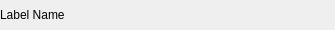
<?xml version="1.0" encoding="UTF-8"?>
<ui version="4.0">
 <class>QVector3FieldClass</class>
 <widget class="QWidget" name="QVector3FieldClass">
  <property name="geometry">
   <rect>
    <x>0</x>
    <y>0</y>
    <width>335</width>
    <height>30</height>
   </rect>
  </property>
  <property name="windowTitle">
   <string>QVector3Field</string>
  </property>
  <layout class="QHBoxLayout" name="horizontalLayout">
   <property name="spacing">
    <number>2</number>
   </property>
   <property name="leftMargin">
    <number>0</number>
   </property>
   <property name="topMargin">
    <number>0</number>
   </property>
   <property name="rightMargin">
    <number>0</number>
   </property>
   <property name="bottomMargin">
    <number>0</number>
   </property>
   <item>
    <widget class="QLabel" name="label">
     <property name="sizePolicy">
      <sizepolicy hsizetype="Fixed" vsizetype="Fixed">
       <horstretch>0</horstretch>
       <verstretch>0</verstretch>
      </sizepolicy>
     </property>
     <property name="text">
      <string>Label Name</string>
     </property>
    </widget>
   </item>
   <item>
    <widget class="QWidget" name="fields" native="true">
     <property name="sizePolicy">
      <sizepolicy hsizetype="Expanding" vsizetype="Fixed">
       <horstretch>0</horstretch>
       <verstretch>0</verstretch>
      </sizepolicy>
     </property>
     <layout class="QHBoxLayout" name="horizontalLayout_2">
      <property name="spacing">
       <number>3</number>
      </property>
      <property name="leftMargin">
       <number>0</number>
      </property>
      <property name="topMargin">
       <number>0</number>
      </property>
      <property name="rightMargin">
       <number>0</number>
      </property>
      <property name="bottomMargin">
       <number>0</number>
      </property>
      <item>
       <widget class="QFloatField" name="zField" native="true">
        <property name="sizePolicy">
         <sizepolicy hsizetype="Preferred" vsizetype="Preferred">
          <horstretch>0</horstretch>
          <verstretch>0</verstretch>
         </sizepolicy>
        </property>
        <property name="minimumSize">
         <size>
          <width>60</width>
          <height>30</height>
         </size>
        </property>
        <property name="maximumSize">
         <size>
          <width>150</width>
          <height>30</height>
         </size>
        </property>
        <property name="labelText" stdset="0">
         <string>Z</string>
        </property>
        <property name="value" stdset="0">
         <double>0.000000000000000</double>
        </property>
       </widget>
      </item>
      <item>
       <widget class="QFloatField" name="yField" native="true">
        <property name="sizePolicy">
         <sizepolicy hsizetype="Preferred" vsizetype="Preferred">
          <horstretch>0</horstretch>
          <verstretch>0</verstretch>
         </sizepolicy>
        </property>
        <property name="minimumSize">
         <size>
          <width>60</width>
          <height>30</height>
         </size>
        </property>
        <property name="maximumSize">
         <size>
          <width>150</width>
          <height>30</height>
         </size>
        </property>
        <property name="labelText" stdset="0">
         <string>Y</string>
        </property>
        <property name="value" stdset="0">
         <double>0.000000000000000</double>
        </property>
       </widget>
      </item>
      <item>
       <widget class="QFloatField" name="xField" native="true">
        <property name="sizePolicy">
         <sizepolicy hsizetype="Preferred" vsizetype="Fixed">
          <horstretch>0</horstretch>
          <verstretch>0</verstretch>
         </sizepolicy>
        </property>
        <property name="minimumSize">
         <size>
          <width>60</width>
          <height>30</height>
         </size>
        </property>
        <property name="maximumSize">
         <size>
          <width>150</width>
          <height>30</height>
         </size>
        </property>
        <property name="labelText" stdset="0">
         <string>X</string>
        </property>
        <property name="value" stdset="0">
         <double>0.000000000000000</double>
        </property>
       </widget>
      </item>
     </layout>
    </widget>
   </item>
  </layout>
 </widget>
 <layoutdefault spacing="6" margin="11"/>
 <customwidgets>
  <customwidget>
   <class>QFloatField</class>
   <extends>QWidget</extends>
   <header>QFloatField.h</header>
  </customwidget>
 </customwidgets>
 <resources/>
 <connections/>
</ui>
